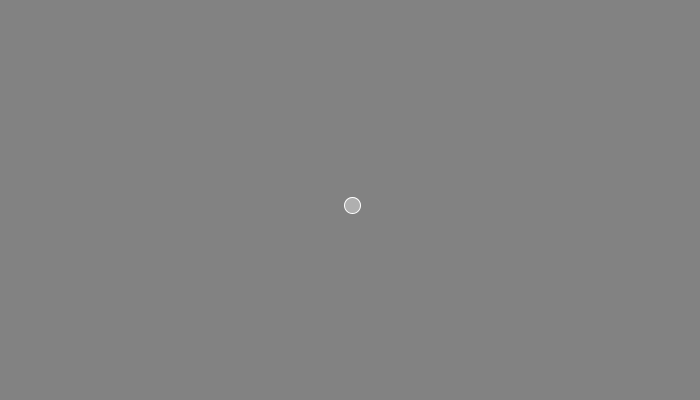
Frame 1 (no input)
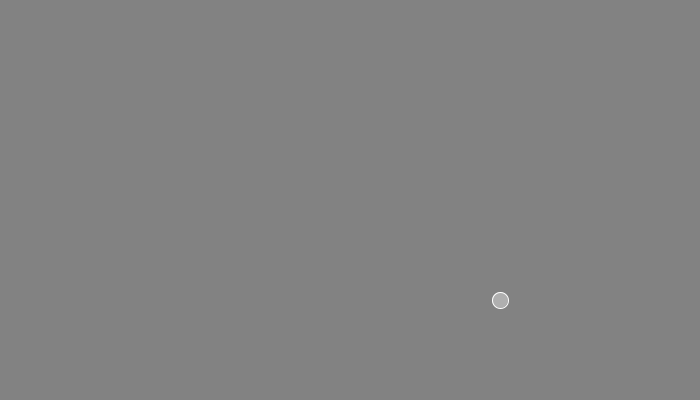
Frame 60 (the mouse pressed at the canvas centre just before this capture)
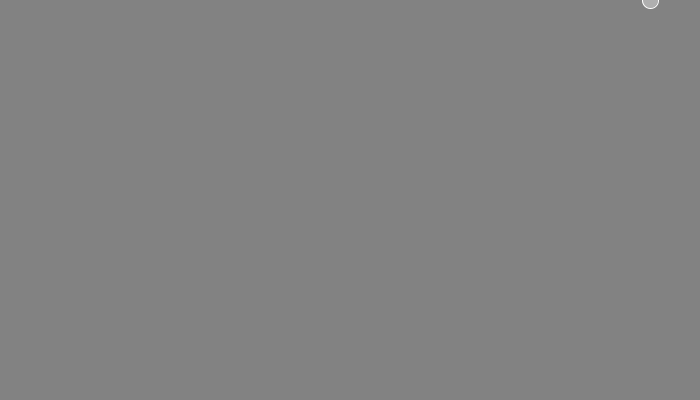
Frame 120 (the mouse held since frame 60 and released just before this capture)

The Processing sketch that drew these frames (run headless with seeded random() and noise(); from frame 60 on, the mouse is pressed at the canvas centre):

// Processing sketch: sketch_BouncingBall
// ── sketch_BouncingBall.pde
PVector loc;
PVector vel;

void setup(){
  size(700,400);
  background(130);
  
  loc = new PVector(width/2, height/2);
  vel = new PVector(2.5, 5);
 
 }
 
 void draw(){
       background(130);
    
     loc.add(vel);
    if(!(0 < loc.x && loc.x < width)){
      vel.x*= -1;
    }
    if(!(0 < loc.y && loc.y < height)){
      vel.y *= -1;
    }
    stroke(255);
    fill(175);
    ellipse(loc.x, loc.y, 16,16);

 }
 


  
// ── PVector.pde
class PVector{
  
  float x;
  float y;
  
  PVector(float x_, float y_){
     x = x_;
     y = y_;
  }
  
  void add(PVector v){
    x += v.x;
    y += v.y;
  }
  
}
